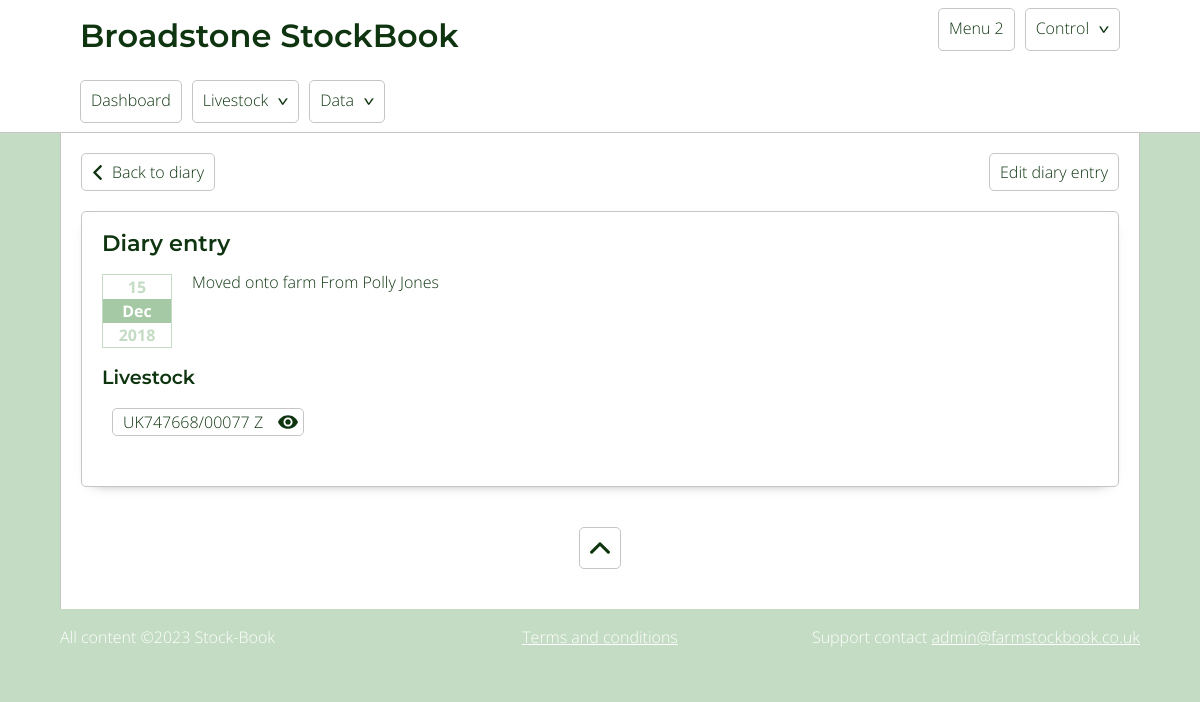
The page /diary.php?id=26 on the database its author committed.
### tables this page shows
CREATE TABLE `livestock_diary` (
  `id` int(11) NOT NULL,
  `entry_date` date NOT NULL,
  `entry_added_date` timestamp NOT NULL DEFAULT current_timestamp(),
  `notes` text DEFAULT NULL,
  `livestock` varchar(500) DEFAULT NULL,
  `medicine` varchar(500) NOT NULL,
  `manual_treatment` varchar(500) NOT NULL
);

CREATE TABLE `livestock` (
  `id` int(11) NOT NULL,
  `species` int(11) NOT NULL,
  `livestock_name` text DEFAULT NULL,
  `gender` varchar(10) NOT NULL,
  `uk_tag_no` varchar(500) DEFAULT NULL,
  `previous_tags` varchar(255) DEFAULT NULL,
  `for_slaughter` tinyint(4) NOT NULL DEFAULT 0,
  `pedigree_no` varchar(500) DEFAULT NULL,
  `date_of_birth` date DEFAULT NULL,
  `date_of_sale` date DEFAULT NULL,
  `date_of_death` date DEFAULT NULL,
  `mother` int(11) DEFAULT NULL,
  `father` int(11) DEFAULT NULL,
  `home_bred` tinyint(4) NOT NULL,
  `origin` text DEFAULT NULL,
  `breed` int(11) NOT NULL,
  `notes` text DEFAULT NULL,
  `deleted` tinyint(4) NOT NULL DEFAULT 0
);

### includes/classes/Db.class.php (called while the page is built, shortened)
<?php
    class Db{
            private $db_servername = "localhost";
            private $db_username = "flockbook";
            private $db_password = "flockbook";
            private $db_dbName = "fb_redesign";
            protected function connect(){
                $pdo = new PDO("mysql:host=$this->db_servername;dbname=$this->db_dbName", $this->db_username, $this->db_password);
                $pdo -> setAttribute(PDO::ATTR_ERRMODE, PDO::ERRMODE_EXCEPTION);
                return self::$conn = $pdo;
            }
    }
?>

### includes/classes/Livestock.class.php (the view, shortened to what this page needs)
<?php
    class Livestock extends Db{
            public function sql_getLivestockRange($ids, $site_data, $complexity){
                    $query = "  SELECT * FROM livestock WHERE id IN($ids)";
                    $sql = self::$conn -> prepare($query);
                    $sql -> execute();
                    $html = '';
                    while($row = $sql -> fetch()){
                        $description = $row['livestock_name'] ? $row['livestock_name'] . ' (' . $row['uk_tag_no'] .')' : $row['uk_tag_no'];
                        if( $complexity == 'complex' ){
                            $html .= "<span><a href='$site_data[site_root]/livestock?id=$row[id]'>$description</a><a class='icon icon_quickView js-quickView' data-id='$row[id]'></a></span>";
                        }else{
                            $html .= "<li>$description</li>";
                        }
                    }
                return $html;
            }
    }
?>

### includes/classes/Functions.class.php (shortened to what this page needs)
<?php
    class Functions extends Db{
            public function cardDateFormat($date){
                if($date){
                    $formatted_date = date_create($date);
                    $day = date_format( $formatted_date,"j" );
                    $month = date_format( $formatted_date,"M" );
                    $year = date_format( $formatted_date,"Y" );
                    $html = "<p class='date'>
                                <span>$day</span>
                                <span>$month</span>
                                <span>$year</span>
                             </p>";
                    return $html;
                }else{
                    return 'n/a';
                }
            }
    }
?>

### includes/classes/Diary.class.php (shortened to what this page needs)
<?php
    class Diary extends Db{
            public function singleDiaryEntry($site_data, $id, $context){
                $functions = new Functions();
                $livestock_class = new Livestock();
                $query = "SELECT * FROM livestock_diary WHERE id = :id";
                    $sql = self::$conn -> prepare($query);
                    $sql -> bindParam(':id', $id);
                    $sql -> execute();
                $row = $sql -> fetch();
                $entry_date = $functions -> cardDateFormat($row['entry_date']);
                $livestock_details = $livestock_class -> sql_getLivestockRange($row['livestock'], $site_data, 'complex');
                $notes = nl2br($row['notes']);
                $data = '';
                $data.= "<p class='controls'>";
                    $data.= "<a href='$site_data[site_root]/diary' class='back'>Back to diary</a>";
                    $data.= "<a class='right_aligned js_edit_btn' data-editid='$row[id]' data-edittype='diary' data-form='edit_diary'>Edit diary entry</a>";
                $data.= "</p>";
                $data .= "<div class='card diaryCardSingle'>";
                    $data .= "<h2>Diary entry</h2>";
                    $data .= "<span>$entry_date</span>";
                    $data .= "<p class='diaryNotes'>$notes</p>";
                        $data .= "<section class='livestock_details'>";
                            $data .= "<h3>Livestock</h3>";
                            $data .=  $livestock_details;
                        $data .= "</section>";
                $data .= "</div>";
                if($context == 'echo'){
                    echo $data;
                }else{
                    return $data;
                }
            }
    }
?>

### includes/style/style.css (style rules this page uses)
a,abbr,acronym,address,applet,article,aside,audio,b,big,blockquote,body,canvas,caption,center,cite,code,dd,del,details,dfn,div,dl,dt,em,embed,fieldset,figcaption,figure,footer,form,h1,h2,h3,h4,h5,h6,header,hgroup,html,i,iframe,img,ins,kbd,label,legend,li,mark,menu,nav,object,ol,output,p,pre,q,ruby,s,samp,section,small,span,strike,strong,sub,summary,sup,table,tbody,td,tfoot,th,thead,time,tr,tt,u,ul,var,video { margin:0;padding:0;border:0;font-size:100%;font:inherit;vertical-align:baseline }
article,aside,details,figcaption,figure,footer,header,hgroup,menu,nav,section { display:block }
body { line-height:1 }
.icon { background-repeat:no-repeat;background-size:20px;height:20px;width:20px;display:inline-block;vertical-align:text-bottom }
.icon_quickView { background-image:url(/assets/img/quickView.svg) }
body { font-family:Open Sans,sans-serif;font-weight:300;font-size:16px;background-color:#c4dcc4;color:#0f3510;overflow-y:scroll }
p { margin:0 0 20px }
* { box-sizing:border-box }
h1,h2,h3,h4,h5 { font-family:Montserrat,sans-serif;font-weight:600;margin-bottom:20px;max-width:90% }
h2 { font-size:1.4em }
.message,h3 { font-size:1.2em }
a.back { display:inline-block;background-image:url(/assets/img/left-arrow.svg);background-repeat:no-repeat;background-size:15px;background-position:8px 50%;text-decoration:none;color:#0f3510;padding:10px 10px 10px 30px;border:1px solid #c5c5c5;border-radius:5px }
a.right_aligned { display:inline-block;text-decoration:none;color:#0f3510;padding:10px;border:1px solid #c5c5c5;border-radius:5px;float:right;cursor:pointer }
.card { padding:20px;margin:10px 0 40px;box-shadow:0 5px 14px -13px #000;border:1px solid #c5c5c5;border-radius:5px }
.diaryCard .date,.diaryCardSingle .date { width:70px;border:1px solid #c4dcc4;margin:0 10px 10px 0;float:left;padding:0 }
.diaryCard .date span,.diaryCardSingle .date span { display:block;text-align:center;padding:4px 2px;color:#c4dcc4;background-color:#fff;font-weight:700 }
.diaryCard .date span:nth-child(2),.diaryCardSingle .date span:nth-child(2) { background-color:#a4c9a4;color:#fff }
.diaryCardSingle .date { float:left;margin:0 20px 20px 0 }
.diaryCardSingle a { text-decoration:none;color:#0f3510 }
.diaryCardSingle p.diaryNotes { padding-left:90px }
.diaryCardSingle section { clear:left;margin-bottom:20px }
.diaryCardSingle section.livestock_details span { display:inline-block;position:relative;border:1px solid #c5c5c5;border-radius:5px;padding:5px 40px 5px 10px;margin:0 0 10px 10px }
.diaryCardSingle section.livestock_details span a { text-decoration:none;color:#0f3510 }
.diaryCardSingle section.livestock_details span a.icon { position:absolute;cursor:pointer;top:3px;right:5px }

### rows shown on the page
livestock_diary: entry_date "15", entry_date "Dec", entry_date "2018", notes "Moved onto farm From Polly Jones"
livestock: uk_tag_no "UK747668/00077 Z"

### other values the page prints
$site_data[site_name] "Broadstone"
$date "2023"
